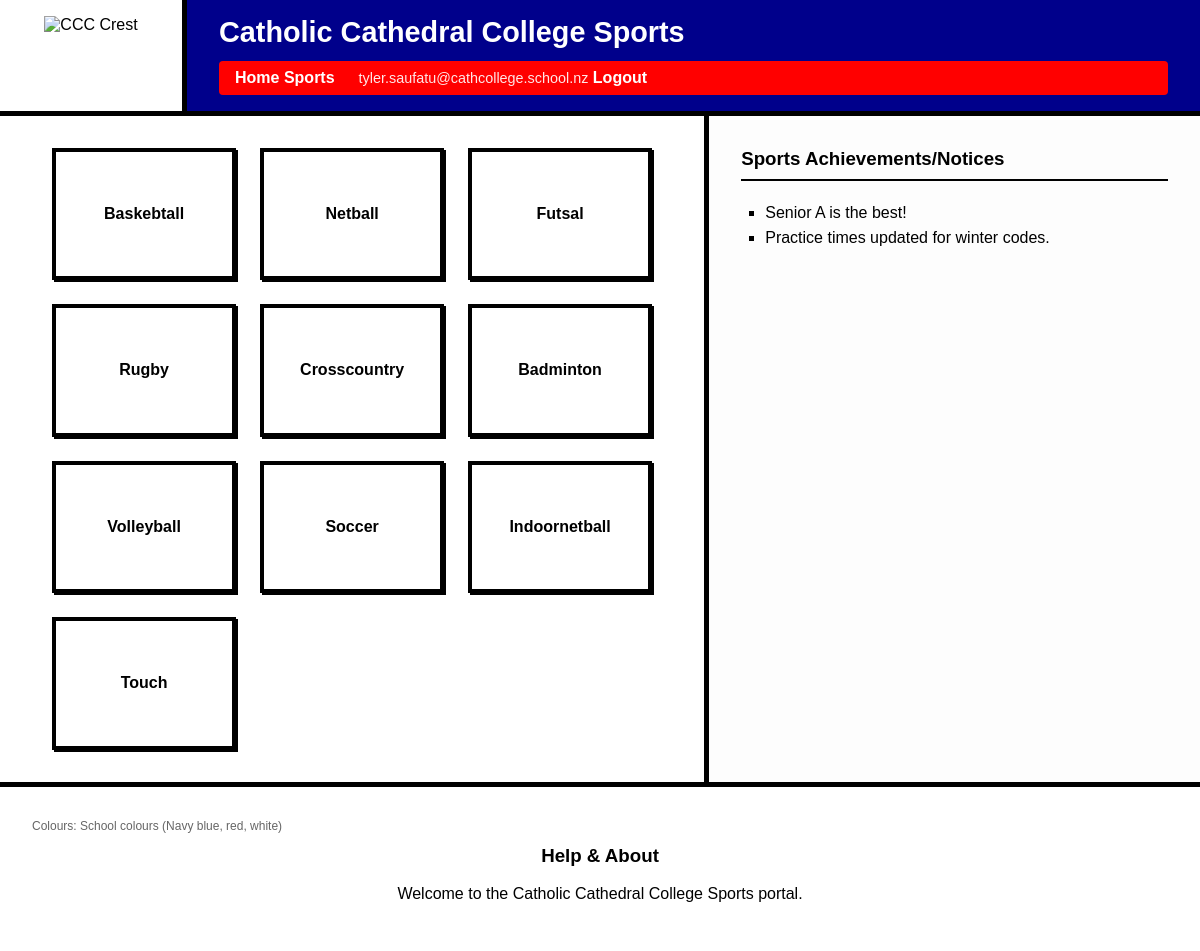
/home (signed in), run on an earlier commit of the app's database.
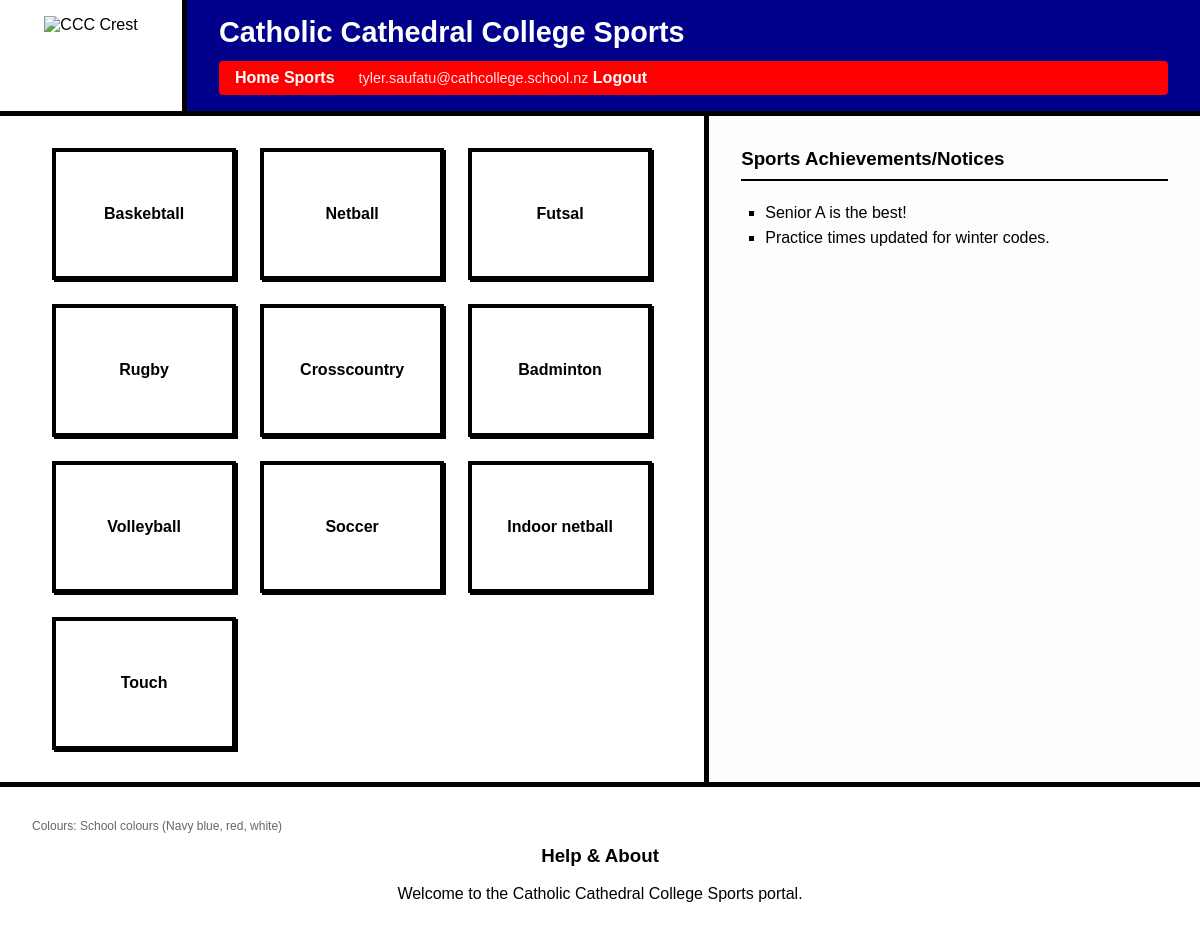
And on a later commit of the database.
### tables this page shows
CREATE TABLE "Sports" (`SportID` TEXT PRIMARY KEY, `ImageURL` TEXT);

### app.py (the view)
@app.route('/home')
def home():
    sql = "SELECT * FROM Sports"
    all_sports = query_db(sql)
    return render_template('home.html', sports=all_sports)

### app.py (called while the page is built)
def get_db():
    db = getattr(g, '_database', None)
    if db is None:
        db = g._database = sqlite3.connect(DATABASE)
        db.row_factory = sqlite3.Row
    return db

@app.teardown_appcontext
def close_connection(exception):
    db = getattr(g, '_database', None)
    if db is not None:
        db.close()

def query_db(query, args=(), one=False):
    cur = get_db().execute(query, args)
    rv = cur.fetchall()
    cur.close()
    return (rv[0] if rv else None) if one else rv

@app.before_request
def lock_down_routes():
    if request.endpoint == 'static':
        return
    allowed_routes = ['signup', 'login']
    if request.endpoint in allowed_routes:
        return
    if not session.get('Students'):
        flash("Please sign up or login to access the portal.")
        return redirect(url_for('signup'))

### templates/home.html
{% extends "layout.html" %}
{% block content %}
<div class="home-main-layout">
    <div class="sports-section-box">
        <div class="sports-grid-container">
            {% for sport in sports %}
                <div class="wireframe-sport-card">
                    <h4>{{ sport['SportID'] }}</h4>
                </div>
            {% else %}
                <div class="wireframe-sport-card"><h4>No sports found.</h4></div>
            {% endfor %}
        </div>
    </div>
    <div class="notices-sidebar-box">
        <h3>Sports Achievements/Notices</h3>
        <ul class="notices-list">
            <li>Senior A is the best!</li>
            <li>Practice times updated for winter codes.</li>
        </ul>
    </div>
</div>
<footer class="wireframe-footer">
    <div class="footer-meta-text">Colours: School colours (Navy blue, red, white)</div>
    <div class="footer-main-content">
        <h3>Help & About</h3>
        <p>Welcome to the Catholic Cathedral College Sports portal.</p>
    </div>
</footer>
{% endblock %}

### templates/layout.html (shortened to what this page needs)
<!DOCTYPE html>
<html lang="en">
<head>
    <link rel="stylesheet" href="{{ url_for('static', filename='stylesheet.css') }}">
</head>
<body>
    <header class="wireframe-header">
        <div class="logo-box">
            <img src="{{ url_for('static', filename='logo.jpg') }}" alt="CCC Crest" style="height: 100%; width: auto; object-fit: contain;">
        </div>
        <div class="title-nav-box">
            <h1>Catholic Cathedral College Sports</h1>
            {% if session.get('Students') %}
            <nav class="header-nav">
                <div class="nav-links">
                    <a href="{{ url_for('home') }}">Home</a>
                    <a href="{{ url_for('sports') }}">Sports</a>
                </div>
                <div class="user-meta">
                    <span class="user-tag">{{ session['Students'] }}</span>
                    <a href="{{ url_for('logout') }}" class="logout-btn">Logout</a>
                </div>
            </nav>
            {% endif %}
        </div>
    </header>
    <main class="main-content-wrapper">
        {% block content %}
        {% endblock %}
    </main>
</body>
</html>

### static/stylesheet.css (style rules this page uses)
body { margin: 0; padding: 0; font-family: sans-serif; background-color: #ffffff; }
.wireframe-header { display: flex; border-bottom: 5px solid #000000; background-color: darkblue; color: white; }
.logo-box { width: 150px; border-right: 5px solid #000000; display: flex; align-items: center; justify-content: center; background-color: #ffffff; color: #000000; padding: 1em; }
.title-nav-box { flex: 1; padding: 1em 2em; display: flex; flex-direction: column; justify-content: center; }
.title-nav-box h1 { margin: 0 0 0.4em 0; font-size: 1.8em; }
.header-nav { display: flex; gap: 1.5em; align-items: center; background-color: red; padding: 0.5em 1em; border-radius: 4px; }
.header-nav a { color: white; text-decoration: none; font-weight: bold; }
.user-tag { font-size: 0.9em; opacity: 0.9; }
.home-main-layout { display: flex; min-height: 400px; border-bottom: 5px solid #000000; }
.sports-section-box { flex: 3; border-right: 5px solid #000000; padding: 2em; background-color: #ffffff; display: flex; align-items: center; justify-content: center; }
.sports-grid-container { display: grid; grid-template-columns: repeat(3, 1fr); gap: 1.5em; width: 100%; max-width: 600px; }
.wireframe-sport-card { border: 4px solid #000000; background-color: #ffffff; padding: 2em 1em; text-align: center; font-weight: bold; box-shadow: 2px 2px 0px #000000; transition: transform 0.1s ease; }
.notices-sidebar-box { flex: 2; padding: 2em; background-color: #fdfdfd; }
.notices-sidebar-box h3 { margin-top: 0; border-bottom: 2px solid #000000; padding-bottom: 0.5em; }
.notices-list { list-style-type: square; padding-left: 1.5em; line-height: 1.6; }
.wireframe-footer { padding: 2em; background-color: #ffffff; position: relative; }
.footer-meta-text { font-size: 0.75em; color: #666666; margin-bottom: 1em; }
.footer-main-content { text-align: center; max-width: 800px; margin: 0 auto; }
.footer-main-content h3 { margin-top: 0; }

What changed in the data, as far as the page shows it:
removed Sports: SportID "Indoornetball"
added Sports: SportID "Indoor netball"
